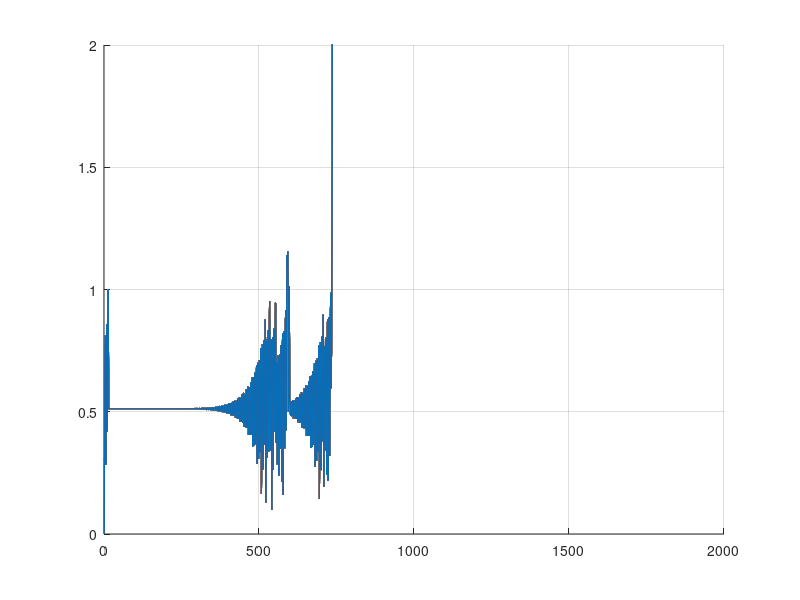

Write the MATLAB code that produced this figure.
n=100
depth=2000;
x = linspace(0.354, 0.4, n);
z0 = 0.350907738170319 + 0.384318829808752i;
z=zeros(depth,n);

for k=2:depth
    z(k,:)=z(k-1,:).^2+z0;
end
figure
hold on
grid on
for k=2:n
    plot(abs(z(:,k)))
end
axis([0 depth 0 2])